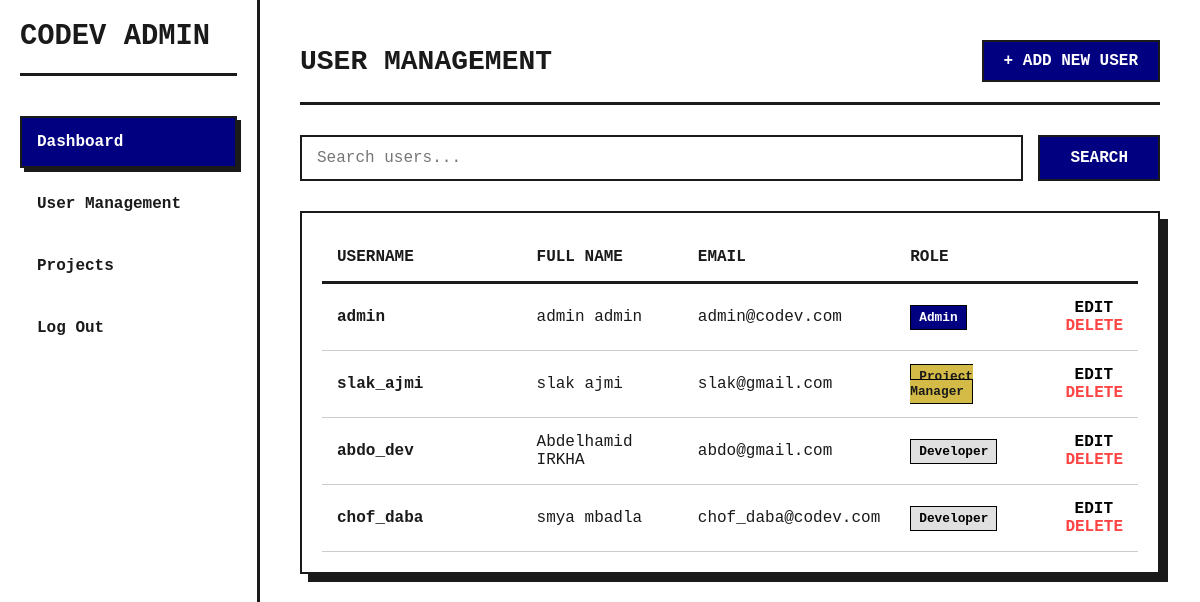
The app's page /admin_dash.php?page=users (signed in) with its own data.
### tables this page shows
CREATE TABLE Users (
    user_id INTEGER PRIMARY KEY AUTOINCREMENT,
    first_name TEXT NOT NULL,
    last_name TEXT NOT NULL,
    username TEXT NOT NULL UNIQUE,
    email TEXT NOT NULL UNIQUE,
    password_hash TEXT NOT NULL,
    role TEXT CHECK(role IN ('Admin', 'Project Manager', 'Developer')) NOT NULL
);

### Includes/functions.php (called while the page is built, shortened)
<?php
    function get_db_connection(){
        $pdo = new PDO('sqlite:codev.db');
        return $pdo;
    }
    function get_users($search = null) {
    $pdo = get_db_connection();
        $sql = "SELECT * FROM users
        order by
        case
        when role = 'Admin' then 0
        when role = 'Project Manager' then 1
        when role = 'Developer' then 2
        else 99 end asc";
        $stmt = $pdo->prepare($sql);
        $stmt->execute();
    return $stmt->fetchAll(PDO::FETCH_ASSOC);
}
?>

### admin_tabs/users.php (the view, shortened to what this page needs)
<?php
    require_once "Includes/functions.php";
    $search = isset($_GET['search']) ? $_GET['search'] : null;
    $users = get_users($search);
?>
<div class="page-header" style="display: flex; justify-content: space-between; align-items: center; margin-bottom: 30px; border-bottom: 3px solid var(--primary); padding-bottom: 20px;">
    <h1 style="margin: 0; text-align: left;">USER MANAGEMENT</h1>
    <a href="?page=users&action=add_user" class="btn" style="width: auto; padding: 10px 20px; margin: 0;">
        + ADD NEW USER
    </a>
</div>
<div class="toolbar" style="margin-bottom: 30px;">
    <form method="GET" action="admin_dash.php" style="display: flex; gap: 15px;">
        <div style="flex-grow: 1;">
            <input type="text"
                   name="search"
                   placeholder="Search users..."
                   value="<?= htmlspecialchars($search) ?>"
                   style="margin: 0;">
        </div>
        <button type="submit" style="width: auto; margin: 0; padding: 0 30px;">
            SEARCH
        </button>
    </form>
</div>
<div class="table-container">
    <table>
        <thead>
            <tr>
                <th style="width: 25%;">Username</th>
                <th style="width: 20%;">Full Name</th>
                <th style="width: 25%;">Email</th>
                <th style="width: 15%;">Role</th>
                <th style="width: 15%; text-align: right;"></th>
            </tr>
        </thead>
        <tbody>
            <?php foreach ($users as $user): ?>
            <tr>
                <td><strong><?= htmlspecialchars($user['username']) ?></strong></td>
                <td><?= htmlspecialchars($user['first_name'] . ' ' . $user['last_name']) ?></td>
                <td><?= htmlspecialchars($user['email']) ?></td>
                <td>
                    <?php
                        $badgeClass = 'badge-dev';
                        if ($user['role'] === 'Admin') $badgeClass = 'badge-admin';
                        if ($user['role'] === 'Project Manager') $badgeClass = 'badge-pm';
                        ?>
                    <span class="badge <?= $badgeClass ?>"
                          style="padding: 4px 8px; border: 1px solid #000; font-size: 0.8rem; font-weight: bold;">
                        <?= htmlspecialchars($user['role']) ?>
                    </span>
                </td>
                <td style="text-align: right;">
                    <a href="?page=users&action=edit_user&id=<?= $user['user_id'] ?>"
                       style="text-decoration: none; color: #000; font-weight: bold; margin-right: 10px;">
                       EDIT
                    </a>
                    <a href="?page=delete_user&id=<?= $user['user_id'] ?>"
                       style="text-decoration: none; color: #ff4444; font-weight: bold;"
                       onclick="return confirm('Are you sure you want to delete this user?');">
                       DELETE
                    </a>
                </td>
            </tr>
            <?php endforeach; ?>
        </tbody>
    </table>
</div>

### style.css (style rules this page uses)
* { margin: 0; padding: 0; box-sizing: border-box; font-family: 'Courier New', monospace; }
body { background-color: var(--secondary); color: var(--primary); min-height: 100vh; }
h1 { color: var(--primary); margin-bottom: 30px; font-size: 28px; font-weight: 700; text-align: center; }
input { width: 100%; padding: 12px 15px; border: 2px solid var(--primary); background-color: var(--secondary); font-size: 16px; outline: none; transition: all 0.3s; }
button, .btn { display: inline-block; width: 100%; padding: 12px; background-color: var(--accent); color: var(--secondary); border: 2px solid var(--primary); font-size: 16px; font-weight: bold; cursor: pointer; text-align: center; text-decoration: none; transition: all 0.2s; }
.table-container { border: 2px solid var(--primary); box-shadow: var(--shadow); background: var(--secondary); padding: 20px; overflow-x: auto; }
table { width: 100%; border-collapse: collapse; }
th { text-align: left; border-bottom: 3px solid var(--primary); padding: 15px; text-transform: uppercase; }
td { padding: 15px; border-bottom: 1px solid #ccc; }
.badge { padding: 5px 10px; font-size: 0.8rem; font-weight: bold; border: 1px solid var(--primary); }
.badge-admin { background-color: var(--accent); color: white; }
.badge-pm { background-color: var(--complementary); }
.badge-dev { background-color: #e0e0e0; color: #000; }

### records on screen
users: username "admin", first_name+last_name "admin admin", email "admin@codev.com", role "Admin"
users: username "slak_ajmi", first_name+last_name "slak ajmi", email "slak@gmail.com", role "Project Manager"
users: username "abdo_dev", first_name+last_name "Abdelhamid IRKHA", email "abdo@gmail.com", role "Developer"
users: username "chof_daba", first_name+last_name "smya mbadla", email "chof_daba@codev.com", role "Developer"
